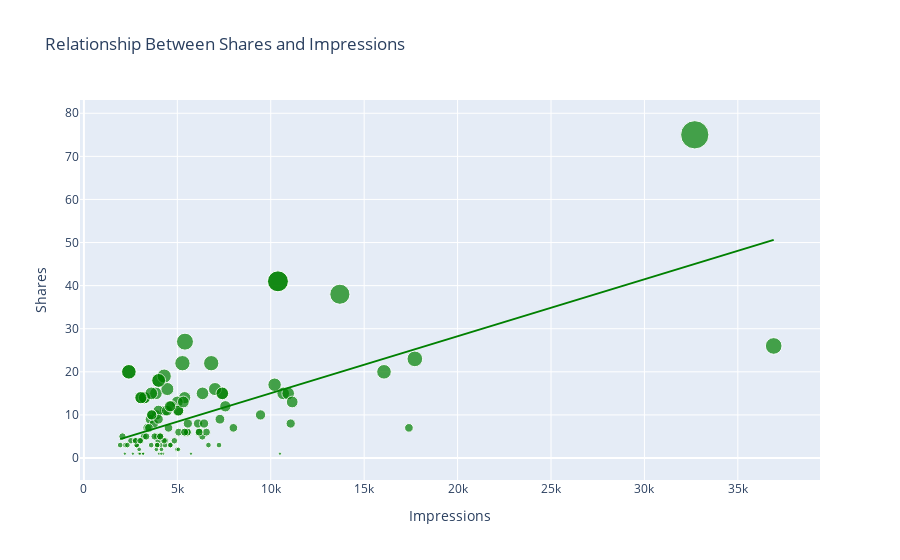

The code cell stored with this chart in its notebook:
### Code cell
# Let's Check the relationship of shares and impressions
fig = px.scatter(data_frame=data,
                 x="Impressions",
                 y="Shares", size="Shares", trendline="ols",
                 title="Relationship Between Shares and Impressions")
fig.update_traces(marker=dict(color="green"))
fig.show()
